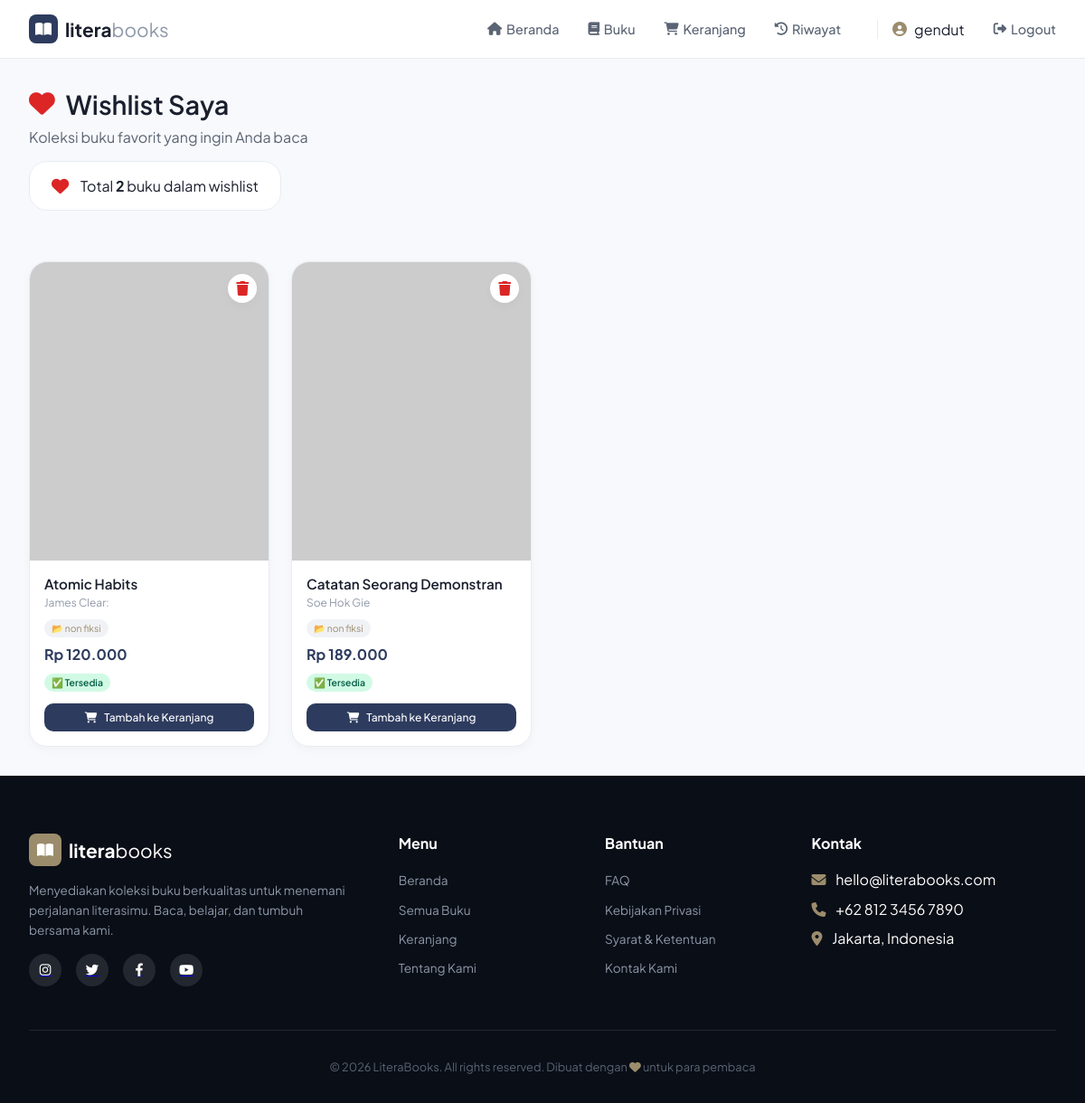
The page /wishlist.php (signed in) on the database its author committed.
### tables this page shows
CREATE TABLE `wishlist` (
  `id` int(11) NOT NULL,
  `user_id` int(11) NOT NULL,
  `buku_id` int(11) NOT NULL,
  `created_at` datetime NOT NULL
);

CREATE TABLE `buku` (
  `id` int(11) NOT NULL,
  `judul` varchar(255) DEFAULT NULL,
  `penulis` varchar(255) DEFAULT NULL,
  `penerbit` varchar(255) DEFAULT NULL,
  `harga` int(11) DEFAULT NULL,
  `stok` int(11) DEFAULT NULL,
  `kategori_id` int(11) DEFAULT NULL,
  `gambar` varchar(255) DEFAULT NULL,
  `kategori` varchar(100) DEFAULT NULL
);

CREATE TABLE `kategori` (
  `id` int(11) NOT NULL,
  `nama_kategori` varchar(100) NOT NULL,
  `created_at` timestamp NOT NULL DEFAULT current_timestamp()
);

### wishlist.php (the view, shortened to what this page needs)
<?php
$user_id = (int)$_SESSION['user']['id'];
$query = mysqli_query($koneksi, "
    SELECT w.*, b.judul, b.penulis, b.harga, b.gambar, b.stok, k.nama_kategori
    FROM wishlist w
    JOIN buku b ON w.buku_id = b.id
    LEFT JOIN kategori k ON b.kategori_id = k.id
    WHERE w.user_id = $user_id
    ORDER BY w.created_at DESC
");
$totalWishlist = mysqli_num_rows($query);
?>
<!DOCTYPE html>
<html lang="id">
<head>
    <link rel="stylesheet" href="https://cdnjs.cloudflare.com/ajax/libs/font-awesome/6.4.0/css/all.min.css">
</head>
<body>
<nav class="navbar">
    <div class="container-nav">
        <a href="index.php" class="logo">
            <div class="logo-icon"><i class="fas fa-book-open"></i></div>
            <span class="logo-text">litera<span>books</span></span>
        </a>
        <div class="nav-links">
            <a href="index.php" class="nav-link"><i class="fas fa-home"></i> Beranda</a>
            <a href="buku.php" class="nav-link"><i class="fas fa-book"></i> Buku</a>
            <a href="cart.php" class="nav-link">
                <i class="fas fa-shopping-cart"></i> Keranjang
            </a>
            <a href="riwayat.php" class="nav-link"><i class="fas fa-history"></i> Riwayat</a>
            <div class="user-badge">
                <i class="fas fa-user-circle" style="color: var(--accent-gold);"></i>
                <span><?= $_SESSION['user']['nama']; ?></span>
            </div>
            <a href="logout.php" class="nav-link"><i class="fas fa-sign-out-alt"></i> Logout</a>
        </div>
    </div>
</nav>
<div class="container">
    <div class="page-header">
        <h1>
            <i class="fas fa-heart" style="color: var(--danger);"></i>
            Wishlist Saya
        </h1>
        <p>Koleksi buku favorit yang ingin Anda baca</p>
    </div>
    <div class="stats-card">
        <i class="fas fa-heart" style="color: var(--danger); font-size: 1.2rem;"></i>
        <span>Total <strong><?= $totalWishlist ?></strong> buku dalam wishlist</span>
    </div>
    <?php if ($totalWishlist > 0): ?>
        <div class="wishlist-grid">
            <?php while ($item = mysqli_fetch_assoc($query)):
                $stok = $item['stok'] ?? 0;
                $stokClass = $stok > 0 ? 'stok-tersedia' : 'stok-habis';
            ?>
                <div class="wishlist-card">
                    <a href="wishlist.php?hapus=<?= $item['buku_id'] ?>" class="remove-btn" onclick="return confirm('Hapus buku dari wishlist?')">
                        <i class="fas fa-trash"></i>
                    </a>
                    <div class="book-image">
                        <img src="images/<?= $item['gambar']; ?>" alt="<?= htmlspecialchars($item['judul']); ?>" onerror="this.src='https://placehold.co/200x250?text=No+Image'">
                    </div>
                    <div class="book-info">
                        <h3 class="book-title"><?= htmlspecialchars($item['judul']); ?></h3>
                        <p class="book-author"><?= htmlspecialchars($item['penulis']); ?></p>
                        <span class="book-category">📂 <?= htmlspecialchars($item['nama_kategori'] ?? 'Umum'); ?></span>
                        <p class="book-price">Rp <?= number_format($item['harga'], 0, ',', '.'); ?></p>
                        <span class="stok-badge <?= $stokClass ?>">
                            <?= $stok > 0 ? '✅ Tersedia' : '❌ Stok Habis' ?>
                        </span>
                        <?php if ($stok > 0): ?>
                            <a href="wishlist.php?add_to_cart=<?= $item['buku_id'] ?>" class="btn-add-cart">
                                <i class="fas fa-shopping-cart"></i> Tambah ke Keranjang
                            </a>
                        <?php else: ?>
                            <a href="#" class="btn-add-cart disabled" onclick="return false;">
                                <i class="fas fa-times-circle"></i> Stok Habis
                            </a>
                        <?php endif; ?>
                    </div>
                </div>
            <?php endwhile; ?>
        </div>
    <?php endif; ?>
</div>
<footer class="footer">
    <div class="container">
        <div class="footer-grid">
            <div class="footer-about">
                <div class="footer-logo">
                    <div class="footer-logo-icon">
                        <i class="fas fa-book-open"></i>
                    </div>
                    <span class="footer-logo-text">litera<span style="font-weight:400;">books</span></span>
                </div>
                <p>Menyediakan koleksi buku berkualitas untuk menemani perjalanan literasimu. Baca, belajar, dan tumbuh bersama kami.</p>
                <div class="social-links">
                    <a href="#" class="social-link"><i class="fab fa-instagram"></i></a>
                    <a href="#" class="social-link"><i class="fab fa-twitter"></i></a>
                    <a href="#" class="social-link"><i class="fab fa-facebook-f"></i></a>
                    <a href="#" class="social-link"><i class="fab fa-youtube"></i></a>
                </div>
            </div>
            <div>
                <h4>Menu</h4>
                <ul class="footer-links">
                    <li><a href="index.php">Beranda</a></li>
                    <li><a href="buku.php">Semua Buku</a></li>
                    <li><a href="cart.php">Keranjang</a></li>
                    <li><a href="about.php">Tentang Kami</a></li>
                </ul>
            </div>
            <div>
                <h4>Bantuan</h4>
                <ul class="footer-links">
                    <li><a href="#">FAQ</a></li>
                    <li><a href="#">Kebijakan Privasi</a></li>
                    <li><a href="#">Syarat & Ketentuan</a></li>
                    <li><a href="kontak.php">Kontak Kami</a></li>
                </ul>
            </div>
            <div>
                <h4>Kontak</h4>
                <ul class="footer-links">
                    <li><i class="fas fa-envelope" style="margin-right: 0.5rem; color: var(--accent-gold);"></i> hello@literabooks.com</li>
                    <li><i class="fas fa-phone" style="margin-right: 0.5rem; color: var(--accent-gold);"></i> +62 812 3456 7890</li>
                    <li><i class="fas fa-map-marker-alt" style="margin-right: 0.5rem; color: var(--accent-gold);"></i> Jakarta, Indonesia</li>
                </ul>
            </div>
        </div>
        <div class="footer-bottom">
            <p>&copy; 2026 LiteraBooks. All rights reserved. Dibuat dengan <i class="fas fa-heart" style="color: var(--accent-gold);"></i> untuk para pembaca</p>
        </div>
    </div>
</footer>
</body>
</html>

### rows shown on the page
wishlist: buku.judul "Atomic Habits", buku.penulis "James Clear:", kategori.nama_kategori "non fiksi", buku.harga "120.000"
wishlist: buku.judul "Catatan Seorang Demonstran", buku.penulis "Soe Hok Gie", kategori.nama_kategori "non fiksi", buku.harga "189.000"

### other values the page prints
$_SESSION['user']['nama'] "gendut"
$totalWishlist "2"
